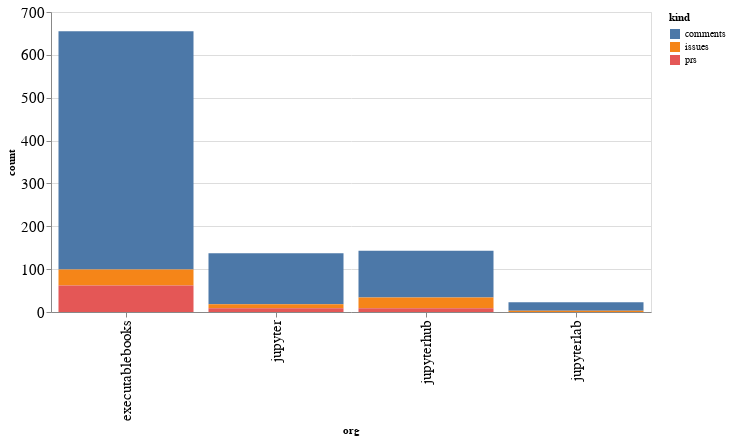

Notebook code cell kept with this figure:
### Code cell
alt.Chart(org_summaries, width=600).mark_bar().encode(
    x='org',
    y='count',
    color='kind',
    tooltip="org"
)

### Figure 1 — Vega-Lite specification as saved in the notebook (floating-point values rounded to 4 significant figures)
{"config": {"axisLeft": {"labelFontSize": 15}, "axisBottom": {"labelFontSize": 15}}, "data": {"name": "data-0b09b1f160fd638a99a8a82ba50453b8"}, "mark": "bar", "encoding": {"color": {"type": "nominal", "field": "kind"}, "tooltip": {"type": "nominal", "field": "org"}, "x": {"type": "nominal", "field": "org"}, "y": {"type": "quantitative", "field": "count"}}, "width": 600, "$schema": "https://vega.github.io/schema/vega-lite/v4.8.1.json", "datasets": {"data-0b09b1f160fd638a99a8a82ba50453b8": [{"org": "executablebooks", "kind": "comments", "count": 556}, {"org": "executablebooks", "kind": "issues", "count": 37}, {"org": "executablebooks", "kind": "prs", "count": 62}, {"org": "jupyter", "kind": "comments", "count": 119}, {"org": "jupyter", "kind": "issues", "count": 9}, {"org": "jupyter", "kind": "prs", "count": 9}, {"org": "jupyterhub", "kind": "comments", "count": 109}, {"org": "jupyterhub", "kind": "issues", "count": 25}, {"org": "jupyterhub", "kind": "prs", "count": 9}, {"org": "jupyterlab", "kind": "comments", "count": 20}, {"org": "jupyterlab", "kind": "issues", "count": 3}]}}
